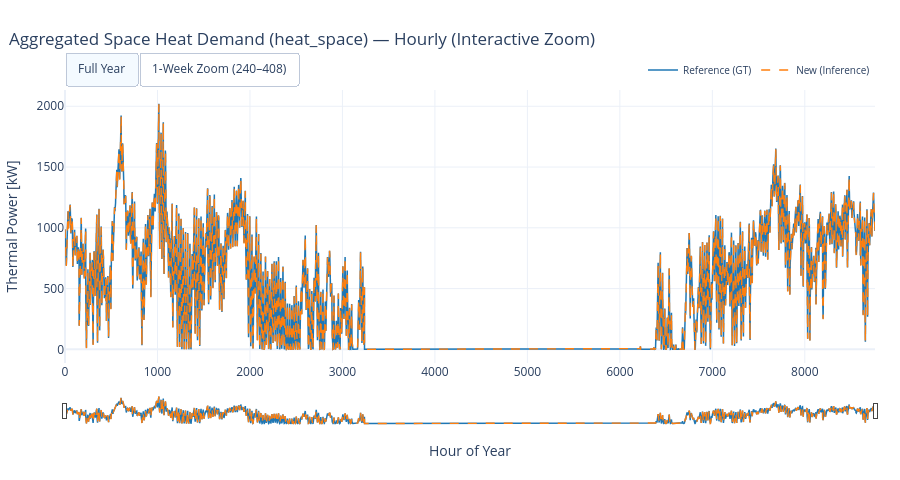

Notebook code for this chart:
### Code cell
# Display the aggregated Space Heat Time series for both the 
# reference and the new .h5 files
sh_ref = dmd_ref.loc[:, dmd_ref.columns.get_level_values(1).str.startswith("space_heat")].sum(axis=1)
sh_new = dmd_new.loc[:, dmd_new.columns.get_level_values(1).str.startswith("space_heat")].sum(axis=1)

plot_feature_comparison(
    sh_ref, sh_new,
    title="Aggregated Space Heat Demand (heat_space)",
    ylabel="Thermal Power [kW]",
    zoom_start=240,
    is_power_kw=True,
)

### Figure 1 — Plotly figure (JSON) as saved in the notebook; plotly's stock layout.template omitted (floating-point values rounded to 4 significant figures; data arrays with more than 128 entries replaced by an {"elided": "..."} marker saying what was removed)
{"data": [{"hovertemplate": "Ref: %{y:.4f}<extra></extra>", "line": {"color": "#1f77b4", "width": 1.5}, "mode": "lines", "name": "Reference (GT)", "type": "scatter", "x": {"elided": "8760 int values"}, "y": {"elided": "8760 float values"}}, {"hovertemplate": "New: %{y:.4f}<extra></extra>", "line": {"color": "#ff7f0e", "dash": "dash", "width": 1.4}, "mode": "lines", "name": "New (Inference)", "type": "scatter", "x": {"elided": "8760 int values"}, "y": {"elided": "8760 float values"}}], "layout": {"dragmode": "zoom", "height": 480, "hovermode": "x unified", "legend": {"font": {"size": 10}, "orientation": "h", "x": 1, "xanchor": "right", "y": 1.02, "yanchor": "bottom"}, "margin": {"b": 55, "l": 65, "r": 25, "t": 90}, "title": {"text": "Aggregated Space Heat Demand (heat_space) — Hourly (Interactive Zoom)", "x": 0.01, "xanchor": "left"}, "updatemenus": [{"buttons": [{"args": [{"xaxis.range": [0, 8759], "yaxis.autorange": true}], "label": "Full Year", "method": "relayout"}, {"args": [{"xaxis.range": [240, 408], "yaxis.autorange": true}], "label": "1-Week Zoom (240–408)", "method": "relayout"}], "direction": "right", "showactive": true, "type": "buttons", "x": 0, "xanchor": "left", "y": 1.14, "yanchor": "top"}], "xaxis": {"range": [0, 8759], "rangeslider": {"thickness": 0.09, "visible": true}, "title": {"text": "Hour of Year"}}, "yaxis": {"fixedrange": false, "title": {"text": "Thermal Power [kW]"}}}}
